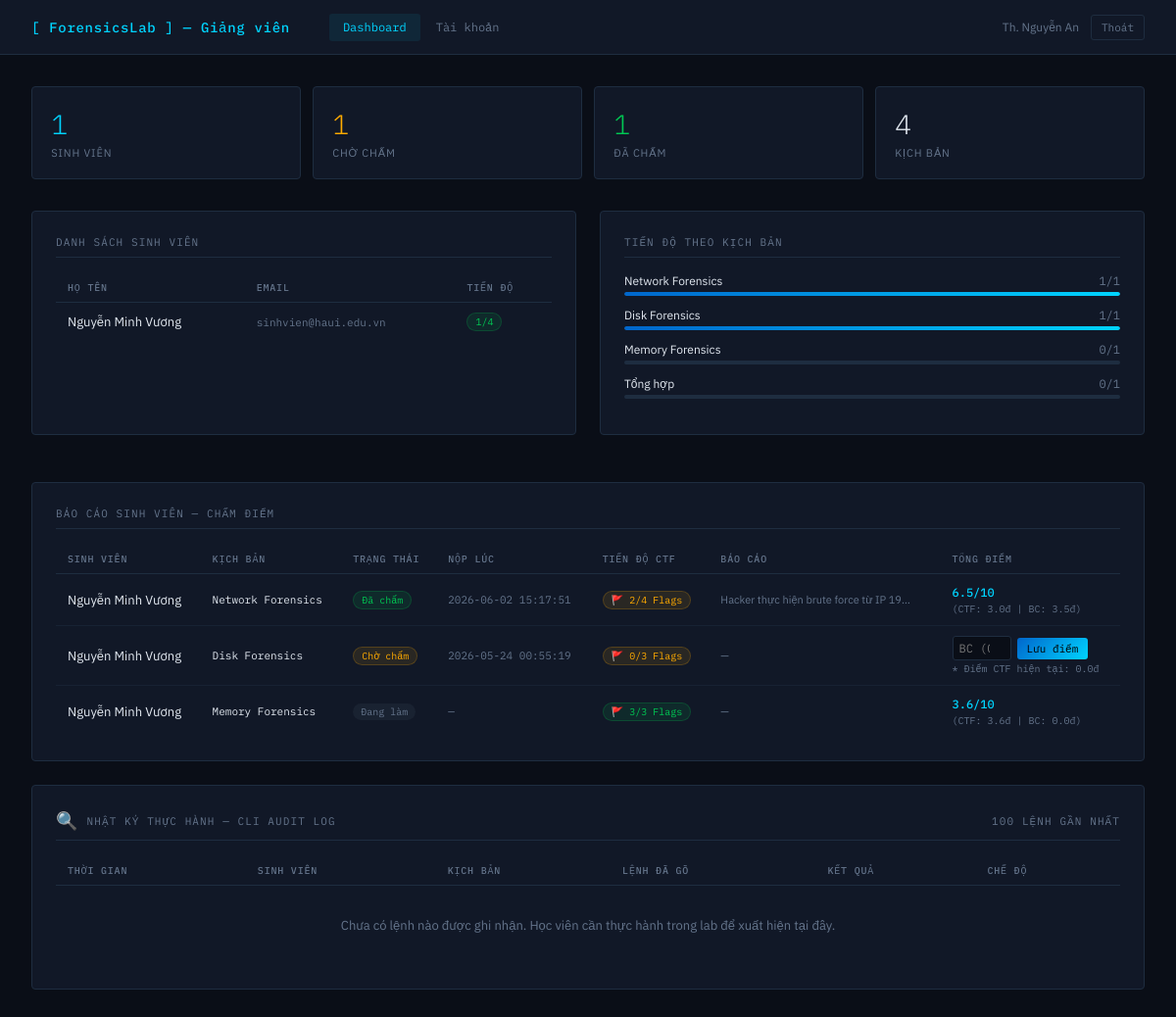
The app's page /dashboard (signed in) with its own data.
### tables this page shows
CREATE TABLE users (
                id INTEGER PRIMARY KEY,
                username TEXT UNIQUE,
                password TEXT,
                role TEXT DEFAULT 'student',
                fullname TEXT
            );

CREATE TABLE scenarios (
                id INTEGER PRIMARY KEY,
                title TEXT,
                description TEXT,
                level TEXT,
                tools TEXT,
                duration TEXT,
                status TEXT DEFAULT 'locked'
            );

CREATE TABLE progress (
                id INTEGER PRIMARY KEY,
                user_id INTEGER,
                scenario_id INTEGER,
                status TEXT DEFAULT 'not_started',
                score REAL,
                submitted_at TEXT,
                report TEXT, teacher_score REAL DEFAULT 0.0,
                FOREIGN KEY (user_id) REFERENCES users(id) ON DELETE CASCADE,
                FOREIGN KEY (scenario_id) REFERENCES scenarios(id) ON DELETE CASCADE
            );

### app.py (the view)
@app.route('/dashboard')
def dashboard():
    if 'user_id' not in session:
        return redirect(url_for('login'))
    conn = get_db()
    scenarios = conn.execute("SELECT * FROM scenarios").fetchall()
    if session['role'] == 'student':
        progress = conn.execute("SELECT * FROM progress WHERE user_id=?", (session['user_id'],)).fetchall()
        progress_map = {p['scenario_id']: p for p in progress}
        solved_flags = conn.execute("SELECT COUNT(*) FROM user_answers WHERE user_id=? AND is_correct=1", (session['user_id'],)).fetchone()[0]
        total_flags = conn.execute("SELECT COUNT(*) FROM questions").fetchone()[0]
        return render_template('student_dashboard.html', scenarios=scenarios, progress_map=progress_map,
                               solved_flags=solved_flags, total_flags=total_flags)
    else:
        students = conn.execute("SELECT * FROM users WHERE role='student'").fetchall()
        all_progress = conn.execute("""
            SELECT p.*, u.fullname, s.title,
                   (SELECT COUNT(*) FROM user_answers ua WHERE ua.user_id = p.user_id AND ua.scenario_id = p.scenario_id AND ua.is_correct = 1) as correct_flags,
                   (SELECT COUNT(*) FROM questions q WHERE q.scenario_id = p.scenario_id) as total_flags
            FROM progress p
            JOIN users u ON p.user_id=u.id
            JOIN scenarios s ON p.scenario_id=s.id
        """).fetchall()
        command_logs = conn.execute("""
            SELECT scl.*, u.fullname, s.title as scenario_title
            FROM sandbox_command_log scl
            JOIN users u ON scl.user_id = u.id
            JOIN scenarios s ON scl.scenario_id = s.id
            ORDER BY scl.executed_at DESC
            LIMIT 100
        """).fetchall()
        return render_template('teacher_dashboard.html', scenarios=scenarios, students=students,
                               all_progress=all_progress, command_logs=command_logs)

### app.py (called while the page is built)
def get_db():
    db = getattr(g, '_database', None)
    if db is None:
        db = g._database = sqlite3.connect(DB)
        db.row_factory = sqlite3.Row
        db.execute("PRAGMA foreign_keys = ON;")
    return db

@app.teardown_appcontext
def close_connection(exception):
    db = getattr(g, '_database', None)
    if db is not None:
        db.close()

### templates/teacher_dashboard.html (shortened to what this page needs)
{% extends 'base.html' %}
{% block navbar %}
<nav class="navbar">
  <span class="brand">[ ForensicsLab ] — Giảng viên</span>
  <div class="nav-links">
    <a class="nav-link active" href="/dashboard">Dashboard</a>
    <a class="nav-link" href="/accounts">Tài khoản</a>
  </div>
  <div class="nav-right">
    <span>{{ session.fullname }}</span>
    <a class="logout" href="/logout">Thoát</a>
  </div>
</nav>
{% endblock %}
{% block content %}
<div class="content">
  <div class="stats">
    <div class="stat"><div class="stat-val" style="color:var(--accent)">{{ students|length }}</div><div class="stat-label">Sinh viên</div></div>
    <div class="stat"><div class="stat-val" style="color:var(--warning)">{{ all_progress|selectattr('status','equalto','submitted')|list|length }}</div><div class="stat-label">Chờ chấm</div></div>
    <div class="stat"><div class="stat-val" style="color:var(--success)">{{ all_progress|selectattr('status','equalto','graded')|list|length }}</div><div class="stat-label">Đã chấm</div></div>
    <div class="stat"><div class="stat-val">{{ scenarios|length }}</div><div class="stat-label">Kịch bản</div></div>
  </div>
  <div class="grid">
    <div class="panel">
      <div class="panel-title">Danh sách sinh viên</div>
      <table>
        <thead><tr><th>Họ tên</th><th>Email</th><th>Tiến độ</th></tr></thead>
        <tbody>
        {% for s in students %}
        {% set done = all_progress|selectattr('user_id','equalto',s.id)|selectattr('status','equalto','graded')|list|length %}
        <tr>
          <td>{{ s.fullname }}</td>
          <td style="color:var(--muted);font-family:'IBM Plex Mono',monospace;font-size:11px">{{ s.username }}</td>
          <td><span class="badge b-done">{{ done }}/{{ scenarios|length }}</span></td>
        </tr>
        {% endfor %}
        </tbody>
      </table>
    </div>
    <div class="panel">
      <div class="panel-title">Tiến độ theo kịch bản</div>
      {% for sc in scenarios %}
      {% set done_count = all_progress|selectattr('scenario_id','equalto',sc.id)|selectattr('status','in',['submitted','graded'])|list|length %}
      <div style="margin-bottom:12px">
        <div style="display:flex;justify-content:space-between;font-size:12px;margin-bottom:4px">
          <span>{{ sc.title }}</span>
          <span style="color:var(--muted);font-family:'IBM Plex Mono',monospace">{{ done_count }}/{{ students|length }}</span>
        </div>
        <div style="height:4px;background:var(--border);border-radius:2px;overflow:hidden">
          <div style="height:100%;background:linear-gradient(90deg,#0066cc,var(--accent));width:{% if students|length > 0 %}{{ (done_count/students|length*100)|int }}{% else %}0{% endif %}%;border-radius:2px"></div>
        </div>
      </div>
      {% endfor %}
    </div>
  </div>
  <div class="panel" style="overflow-x: auto;">
    <div class="panel-title">Báo cáo sinh viên — Chấm điểm</div>
    <div style="min-width: 900px;">
      <table>
        <thead><tr><th>Sinh viên</th><th>Kịch bản</th><th>Trạng thái</th><th>Nộp lúc</th><th>Tiến độ CTF</th><th>Báo cáo</th><th>Tổng điểm</th></tr></thead>
        <tbody>
        {% for p in all_progress %}
        <tr>
          <td>{{ p.fullname }}</td>
          <td style="font-family:'IBM Plex Mono',monospace;font-size:11px">{{ p.title }}</td>
          <td>
            {% if p.status == 'graded' %}<span class="badge b-done">Đã chấm</span>
            {% elif p.status == 'submitted' %}<span class="badge b-pending">Chờ chấm</span>
            {% else %}<span class="badge b-none">Đang làm</span>{% endif %}
          </td>
          <td style="color:var(--muted);font-family:'IBM Plex Mono',monospace;font-size:11px">{{ p.submitted_at or '—' }}</td>
          <td>
            <span class="badge {% if p.correct_flags == p.total_flags %}b-done{% else %}b-mid{% endif %}">
              🚩 {{ p.correct_flags }}/{{ p.total_flags }} Flags
            </span>
          </td>
          <td><div class="report-preview" title="{{ p.report }}">{{ p.report or '—' }}</div></td>
          <td>
            {% if p.status == 'submitted' %}
            <form method="POST" action="/grade/{{ p.id }}" style="display:flex;gap:6px;align-items:center">
              <input type="number" name="score" min="0" max="4" step="0.1" class="score-input" placeholder="BC (0-4)" required>
              <button type="submit" class="btn-grade">Lưu điểm</button>
            </form>
            <div style="font-size:10px;color:var(--muted);margin-top:2px;font-family:'IBM Plex Mono',monospace;">
              * Điểm CTF hiện tại: {{ (p.score)|round(1) }}đ
            </div>
            {% else %}
            <span style="font-family:'IBM Plex Mono',monospace;font-size:12px;color:var(--accent);font-weight:500;">
              {{ p.score|round(1) }}/10
            </span>
            <div style="font-size:10px;color:var(--muted);margin-top:2px;font-family:'IBM Plex Mono',monospace;">
              (CTF: {{ (p.score - p.teacher_score)|round(1) }}đ | BC: {{ p.teacher_score|round(1) }}đ)
            </div>
            {% endif %}
          </td>
        </tr>
        {% endfor %}
        </tbody>
      </table>
    </div>
  </div>
  <div class="panel" style="overflow-x: auto; margin-top: 1.5rem;">
    <div class="panel-title" style="display:flex;align-items:center;gap:8px;">
      <span style="font-size:18px;">🔍</span> Nhật ký thực hành — CLI Audit Log
      <span style="margin-left:auto;font-size:11px;color:var(--muted);font-weight:400;font-family:'IBM Plex Mono',monospace;">100 lệnh gần nhất</span>
    </div>
    <div style="min-width:900px;">
      <table>
        <thead>
          <tr>
            <th>Thời gian</th>
            <th>Sinh viên</th>
            <th>Kịch bản</th>
            <th>Lệnh đã gõ</th>
            <th>Kết quả</th>
            <th>Chế độ</th>
          </tr>
        </thead>
        <tbody>
        {% if command_logs %}
          {% for log in command_logs %}
          <tr>
            <td style="color:var(--muted);font-family:'IBM Plex Mono',monospace;font-size:11px;white-space:nowrap;">
              {{ log.executed_at or '—' }}
            </td>
            <td>{{ log.fullname }}</td>
            <td style="font-family:'IBM Plex Mono',monospace;font-size:11px;">{{ log.scenario_title }}</td>
            <td style="font-family:'IBM Plex Mono',monospace;font-size:12px;color:#7dd3fc;max-width:320px;word-break:break-all;">
              <code>{{ log.command }}</code>
            </td>
            <td style="max-width:280px;">
              {% if log.exit_code is not none %}
                <span class="badge {% if log.exit_code == 0 %}b-done{% else %}b-pending{% endif %}">
                  exit {{ log.exit_code }}
                </span>
              {% else %}
                <span style="color:var(--muted);font-size:11px;">—</span>
              {% endif %}
              {% if log.output_snippet %}
              <div style="font-size:10px;color:var(--muted);font-family:'IBM Plex Mono',monospace;margin-top:3px;max-width:280px;overflow:hidden;white-space:nowrap;text-overflow:ellipsis;"
                   title="{{ log.output_snippet }}">
                {{ log.output_snippet[:80] }}{% if log.output_snippet|length > 80 %}…{% endif %}
              </div>
              {% endif %}
            </td>
            <td>
              {% if log.mode == 'docker' %}
                <span class="badge" style="background:rgba(99,220,150,0.15);color:#63dc96;border:1px solid rgba(99,220,150,0.3);">🐳 Docker</span>
              {% else %}
                <span class="badge" style="background:rgba(251,191,36,0.15);color:#fbbf24;border:1px solid rgba(251,191,36,0.3);">💡 Giả lập</span>
              {% endif %}
            </td>
          </tr>
          {% endfor %}
        {% else %}
          <tr>
            <td colspan="6" style="text-align:center;color:var(--muted);padding:2rem;">
              Chưa có lệnh nào được ghi nhận. Học viên cần thực hành trong lab để xuất hiện tại đây.
            </td>
          </tr>
        {% endif %}
        </tbody>
      </table>
    </div>
  </div>
</div>
{% endblock %}

### static/css/style.css (style rules this page uses)
* { box-sizing: border-box; margin: 0; padding: 0; }
:root { --bg: #0a0e17; --surface: #111827; --surface2: #0f172a; --border: #1e2d40; --accent: #00d4ff; --accent2: #0066cc; --text: #e2e8f0; --muted: #64748b; --success: #00c853; --warning: #ffab00; --danger: #ff4444; }
body { background: var(--bg); color: var(--text); font-family: 'IBM Plex Sans', sans-serif; min-height: 100vh; }
.navbar { background: var(--surface); border-bottom: 1px solid var(--border); padding: 0 2rem; display: flex; align-items: center; height: 56px; gap: 1rem; }
.brand { font-family: 'IBM Plex Mono', monospace; font-size: 14px; color: var(--accent); font-weight: 500; letter-spacing: .05em; text-decoration: none; }
.nav-links { display: flex; gap: 2px; margin-left: 1.5rem; }
.nav-link { padding: 6px 14px; border-radius: 3px; font-size: 12px; color: var(--muted); cursor: pointer; text-decoration: none; font-family: 'IBM Plex Mono', monospace; transition: .15s; }
.nav-link:hover, .nav-link.active { color: var(--accent); background: rgba(0, 212, 255, .08); }
.nav-right { margin-left: auto; display: flex; align-items: center; gap: 12px; font-size: 12px; color: var(--muted); }
.logout { padding: 5px 10px; border: 1px solid var(--border); border-radius: 3px; background: transparent; color: var(--muted); font-size: 11px; cursor: pointer; font-family: 'IBM Plex Mono', monospace; text-decoration: none; transition: 0.15s; }
.content { padding: 2rem; max-width: 1200px; margin: 0 auto; }
.panel { background: var(--surface); border: 1px solid var(--border); border-radius: 4px; padding: 1.5rem; margin-bottom: 1.5rem; position: relative; overflow: hidden; }
.panel-title { font-size: 11px; color: var(--muted); text-transform: uppercase; letter-spacing: .1em; font-family: 'IBM Plex Mono', monospace; margin-bottom: 1rem; padding-bottom: .5rem; border-bottom: 1px solid var(--border); }
.badge { font-size: 10px; padding: 2px 8px; border-radius: 20px; font-family: 'IBM Plex Mono', monospace; display: inline-block; }
.b-mid { background: rgba(255, 171, 0, .1); color: var(--warning); border: 1px solid rgba(255, 171, 0, .2); }
.b-done { background: rgba(0, 200, 83, .1); color: var(--success); border: 1px solid rgba(0, 200, 83, .2); }
.b-pending { background: rgba(255, 171, 0, .1); color: var(--warning); border: 1px solid rgba(255, 171, 0, .2); }
.b-none { background: rgba(100, 116, 139, .1); color: var(--muted); }
table { width: 100%; border-collapse: collapse; font-size: 13px; }
th { text-align: left; padding: 8px 12px; font-size: 10px; font-weight: 500; color: var(--muted); font-family: 'IBM Plex Mono', monospace; text-transform: uppercase; letter-spacing: .08em; border-bottom: 1px solid var(--border); }
td { padding: 10px 12px; border-bottom: 1px solid rgba(30, 45, 64, .5); }
tr:last-child td { border-bottom: none; }

### templates/teacher_dashboard.html (style rules this page uses)
.stats { display: grid; grid-template-columns: repeat(4, 1fr); gap: 12px; margin-bottom: 2rem; }
.stat { background: var(--surface); border: 1px solid var(--border); border-radius: 4px; padding: 1.2rem; }
.stat-val { font-size: 28px; font-weight: 300; font-family: 'IBM Plex Mono', monospace; margin-bottom: 4px; }
.stat-label { font-size: 11px; color: var(--muted); text-transform: uppercase; letter-spacing: .08em; }
.grid { display: grid; grid-template-columns: 1fr 1fr; gap: 1.5rem; margin-bottom: 1.5rem; }
.score-input { width: 60px; padding: 4px 6px; background: var(--bg); border: 1px solid var(--border); border-radius: 3px; color: var(--text); font-size: 12px; font-family: 'IBM Plex Mono', monospace; outline: none; }
.btn-grade { padding: 4px 10px; background: linear-gradient(135deg, #0066cc, var(--accent)); border: none; border-radius: 3px; color: #000; font-size: 11px; cursor: pointer; font-family: 'IBM Plex Mono', monospace; transition: 0.15s; }
.report-preview { font-size: 11px; color: var(--muted); max-width: 200px; overflow: hidden; text-overflow: ellipsis; white-space: nowrap; }

### records on screen
users: fullname "Nguyễn Minh Vương", username "sinhvien@haui.edu.vn", done "1", scenarios "4"
scenarios: title "Network Forensics", id "1", students "1", {{ (done_count/students|length*100)|int }} 100 (drawn)
scenarios: title "Disk Forensics", done_count "1", students "1", {{ (done_count/students|length*100)|int }} 100 (drawn)
scenarios: title "Memory Forensics", done_count "0", students "1"
scenarios: title "Tổng hợp", done_count "0", students "1"
progress: fullname "Nguyễn Minh Vương", title "Network Forensics", status "Đã chấm", submitted_at "2026-06-02 15:17:51", correct_flags "2", total_flags "4", report "Hacker thực hiện brute force từ IP 19…", score "6.5", (p.score-p.teacher_score)|round(1) "3.0", teacher_score "3.5"
progress: fullname "Nguyễn Minh Vương", title "Disk Forensics", status "Chờ chấm", submitted_at "2026-05-24 00:55:19", correct_flags "0", total_flags "3", report "—", score "0.0"
progress: fullname "Nguyễn Minh Vương", title "Memory Forensics", status "Đang làm", submitted_at "—", correct_flags "3", total_flags "3", report "—", score "3.6", (p.score-p.teacher_score)|round(1) "3.6", teacher_score "0.0"

### other values on screen
{{ session.fullname }} "Th. Nguyễn An"
{{ students|length }} "1"
{{ all_progress|selectattr('status','equalto','submitted')|list|length }} "1"
{{ all_progress|selectattr('status','equalto','graded')|list|length }} "1"
{{ scenarios|length }} "4"
